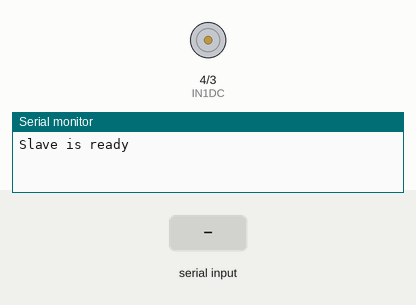
This sketch was run on a simulated Arduino Uno, built with avr-gcc and run on an emulated ATmega328P. Shown: motor-driver pin pairs drawn as motors (green arrow = first pin HIGH = forward, orange = second pin HIGH = backward, longer = more drive, scaled by the enable pin), the last lines printed to the serial monitor. Inputs (shaded band) come from the test bench.

Above: at 1.2 s.
1.3 s: "0" received over the second serial link
At 2.5 s:
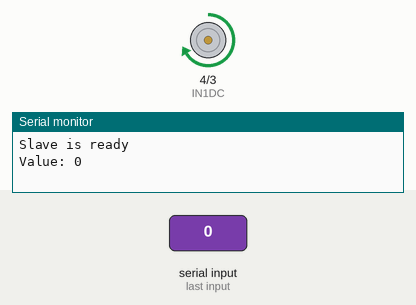
2.8 s: "1" received over the second serial link
At 3.8 s:
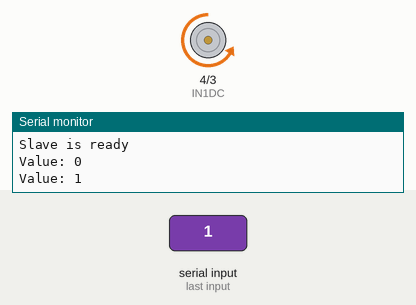
Timing chart, 0 to 5.8 s (numbered marks = the images above; inputs shaded):
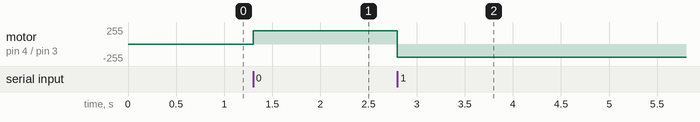

The sketch:

Slave_DC.ino
```cpp
#include <SoftwareSerial.h>

#define TX 10
#define RX 11
SoftwareSerial slave(TX, RX);  // TX, RX

//Set up for DC
#define IN1DC 4
#define IN2DC 3
#define ENA 10
#define MAX_SPEED 255
#define MIN_SPEED 0
int dc_speed = 200;

void Stop() {
    digitalWrite(IN1DC, LOW);
    digitalWrite(IN2DC, LOW);
}

void Forward(int speed) {
    speed = constrain(speed, MIN_SPEED, MAX_SPEED);  // Ensure that the value in range [0;255]
    digitalWrite(IN1DC, HIGH);
    digitalWrite(IN2DC, LOW);
    analogWrite(ENA, speed);
}

void Backward(int speed) {
    speed = constrain(speed, MIN_SPEED, MAX_SPEED);
    digitalWrite(IN1DC, LOW);
    digitalWrite(IN2DC, HIGH);
    analogWrite(ENA, speed);
}

void setup() {
    pinMode(IN1DC, OUTPUT);
    pinMode(IN2DC, OUTPUT);
    pinMode(ENA, OUTPUT);

    Serial.begin(9600);
    Serial.println("Slave is ready");
    slave.begin(9600);
}


void loop() {
  if (slave.available()) {
      char value = slave.read();
      Serial.print("Value: ");
      Serial.println(value);
      if (value == '0') {
          Forward(200);
          delay(1000);
      } else if (value == '1') {
          Backward(200);
          delay(1000);
      }
  }
}
```

Measured:
- after the input at 1.3 s, motor on pin 4 (IN1DC) / pin 3 (IN2DC): stopped → forward 200/255 at once
- after the input at 2.8 s, motor on pin 4 (IN1DC) / pin 3 (IN2DC): forward 200/255 → backward 200/255 at once
